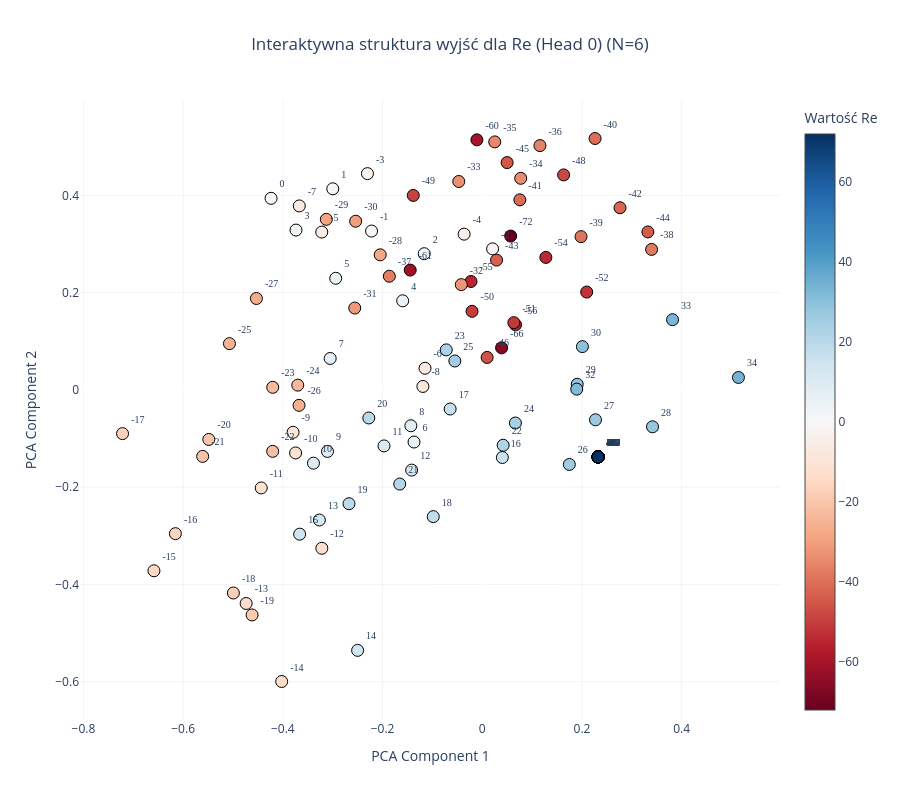
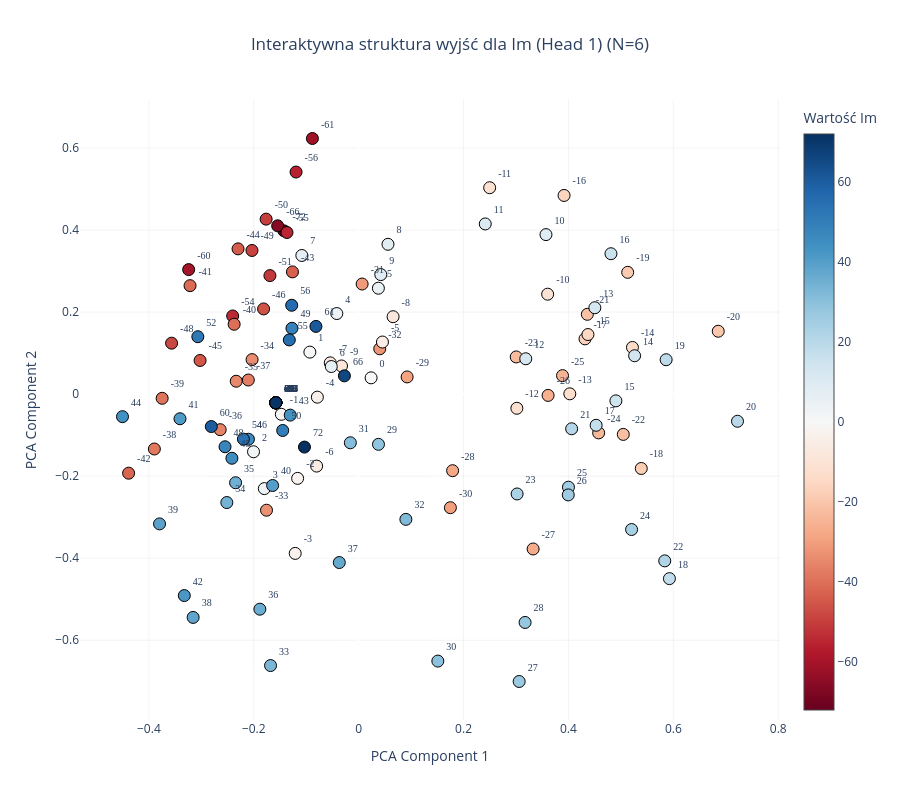

These figures' notebook cell, in order:
### Code cell
plot_output_head_plotly(model, N=N, head_idx=0)

plot_output_head_plotly(model, N=N, head_idx=1)

### Figure 1 — Plotly figure (JSON) as saved in the notebook; plotly's stock layout.template omitted (floating-point values rounded to 4 significant figures; data arrays with more than 128 entries replaced by an {"elided": "..."} marker saying what was removed)
{"data": [{"hoverinfo": "text", "hovertext": {"elided": "145 str values"}, "marker": {"color": {"elided": "145 int values"}, "colorbar": {"title": {"text": "Wartość Re"}}, "colorscale": [[0, "rgb(103,0,31)"], [0.1, "rgb(178,24,43)"], [0.2, "rgb(214,96,77)"], [0.3, "rgb(244,165,130)"], [0.4, "rgb(253,219,199)"], [0.5, "rgb(247,247,247)"], [0.6, "rgb(209,229,240)"], [0.7, "rgb(146,197,222)"], [0.8, "rgb(67,147,195)"], [0.9, "rgb(33,102,172)"], [1, "rgb(5,48,97)"]], "line": {"color": "Black", "width": 1}, "showscale": true, "size": 12}, "mode": "markers+text", "text": {"elided": "145 str values"}, "textfont": {"family": "Arial Black", "size": 10}, "textposition": "top right", "type": "scatter", "x": {"elided": "145 float values"}, "y": {"elided": "145 float values"}}], "layout": {"height": 800, "paper_bgcolor": "white", "plot_bgcolor": "white", "showlegend": false, "title": {"text": "Interaktywna struktura wyjść dla Re (Head 0) (N=6)", "x": 0.5, "xanchor": "center"}, "width": 900, "xaxis": {"gridcolor": "rgba(200,200,200,0.2)", "title": {"text": "PCA Component 1"}}, "yaxis": {"gridcolor": "rgba(200,200,200,0.2)", "title": {"text": "PCA Component 2"}}}}

### Figure 2 — Plotly figure (JSON) as saved in the notebook; plotly's stock layout.template omitted (floating-point values rounded to 4 significant figures; data arrays with more than 128 entries replaced by an {"elided": "..."} marker saying what was removed)
{"data": [{"hoverinfo": "text", "hovertext": {"elided": "145 str values"}, "marker": {"color": {"elided": "145 int values"}, "colorbar": {"title": {"text": "Wartość Im"}}, "colorscale": [[0, "rgb(103,0,31)"], [0.1, "rgb(178,24,43)"], [0.2, "rgb(214,96,77)"], [0.3, "rgb(244,165,130)"], [0.4, "rgb(253,219,199)"], [0.5, "rgb(247,247,247)"], [0.6, "rgb(209,229,240)"], [0.7, "rgb(146,197,222)"], [0.8, "rgb(67,147,195)"], [0.9, "rgb(33,102,172)"], [1, "rgb(5,48,97)"]], "line": {"color": "Black", "width": 1}, "showscale": true, "size": 12}, "mode": "markers+text", "text": {"elided": "145 str values"}, "textfont": {"family": "Arial Black", "size": 10}, "textposition": "top right", "type": "scatter", "x": {"elided": "145 float values"}, "y": {"elided": "145 float values"}}], "layout": {"height": 800, "paper_bgcolor": "white", "plot_bgcolor": "white", "showlegend": false, "title": {"text": "Interaktywna struktura wyjść dla Im (Head 1) (N=6)", "x": 0.5, "xanchor": "center"}, "width": 900, "xaxis": {"gridcolor": "rgba(200,200,200,0.2)", "title": {"text": "PCA Component 1"}}, "yaxis": {"gridcolor": "rgba(200,200,200,0.2)", "title": {"text": "PCA Component 2"}}}}
